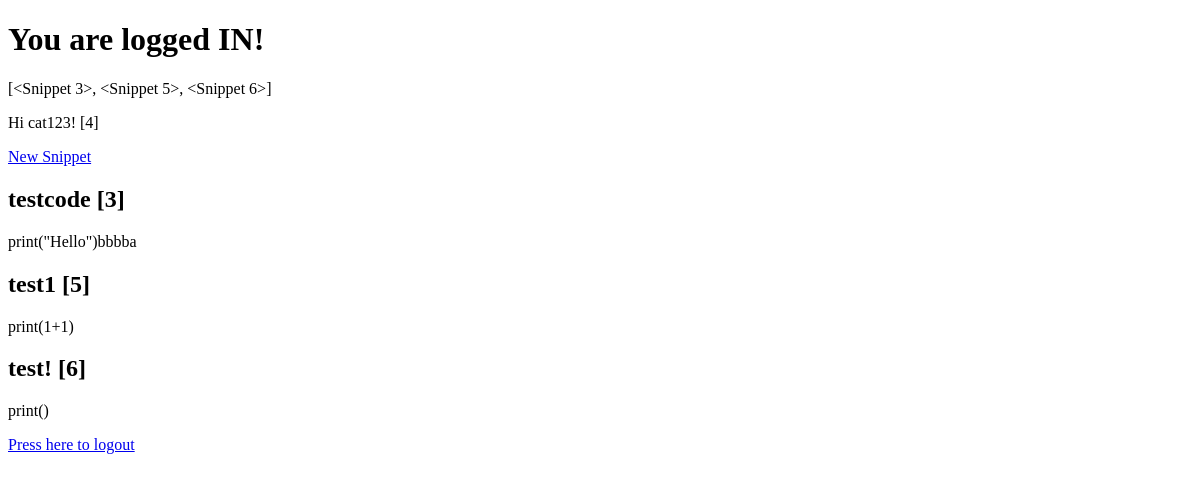
Page /dashboard (signed in) on the earlier database version.
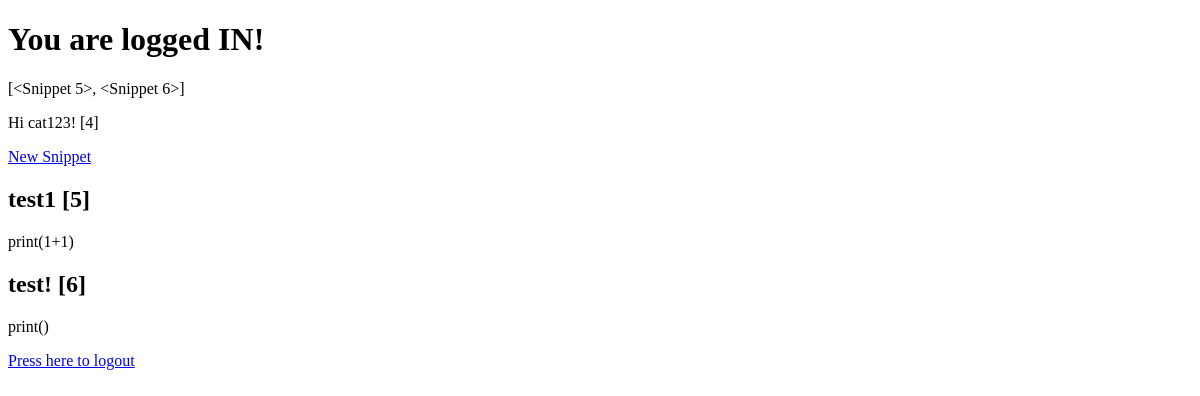
Same page on the later database version.
### app.py (models this page shows)
class User(db.Model, UserMixin):
    id = db.Column(db.Integer, primary_key=True)
    username = db.Column(db.String(20), nullable=True, unique=True)
    password = db.Column(db.String(80), nullable=True)
    snippets = db.relationship('Snippet', backref='author',lazy=True)

class Snippet(db.Model):
    id = db.Column(db.Integer, primary_key=True)
    title = db.Column(db.String(100), nullable=True, unique=True)
    content = db.Column(db.Text, nullable=False)
    date_posted=db.Column(db.DateTime, nullable=False, default=datetime.utcnow)
    user_id = db.Column(db.Integer, db.ForeignKey('user.id', name='fk_user_id') ,nullable=False)

### app.py (the view)
@app.route('/dashboard',methods=['GET','POST'])
@login_required
def dashboard():
    snippets=current_user.snippets
    return render_template('dashboard.html',snippets=snippets)

### app.py (called while the page is built)
@login_manager.user_loader
def load_user(user_id):
    return User.query.get(int(user_id))

### templates/dashboard.html (shortened to what this page needs)
<!DOCTYPE html>
<html lang="en">
<head>
</head>
<body>
    <h1>You are logged IN!</h1>
    <p>{{snippets}}</p>
{% if current_user.is_authenticated %}
    <p> Hi {{ current_user.username }}! [{{current_user.id}}]</p>
{% endif %}
    <a href="{{url_for('new_snippet')}}"> New Snippet</a>
    {% for snippets in snippets %}
    <h2>{{snippets.title}} [{{snippets.id}}]</h2>
    <p>{{snippets.content}}</p>
    {% endfor %}
    <a href="{{url_for('logout')}}">Press here to logout</a>
  </body>
</html>

Differences in the rows shown:
removed Snippet: title "testcode", id "3", content "print(\"Hello\")bbbba"
Other differences:
{{ snippets }}: "[<Snippet 3>, <Snippet 5>, <Snippet 6>]" → "[<Snippet 5>, <Snippet 6>]"
